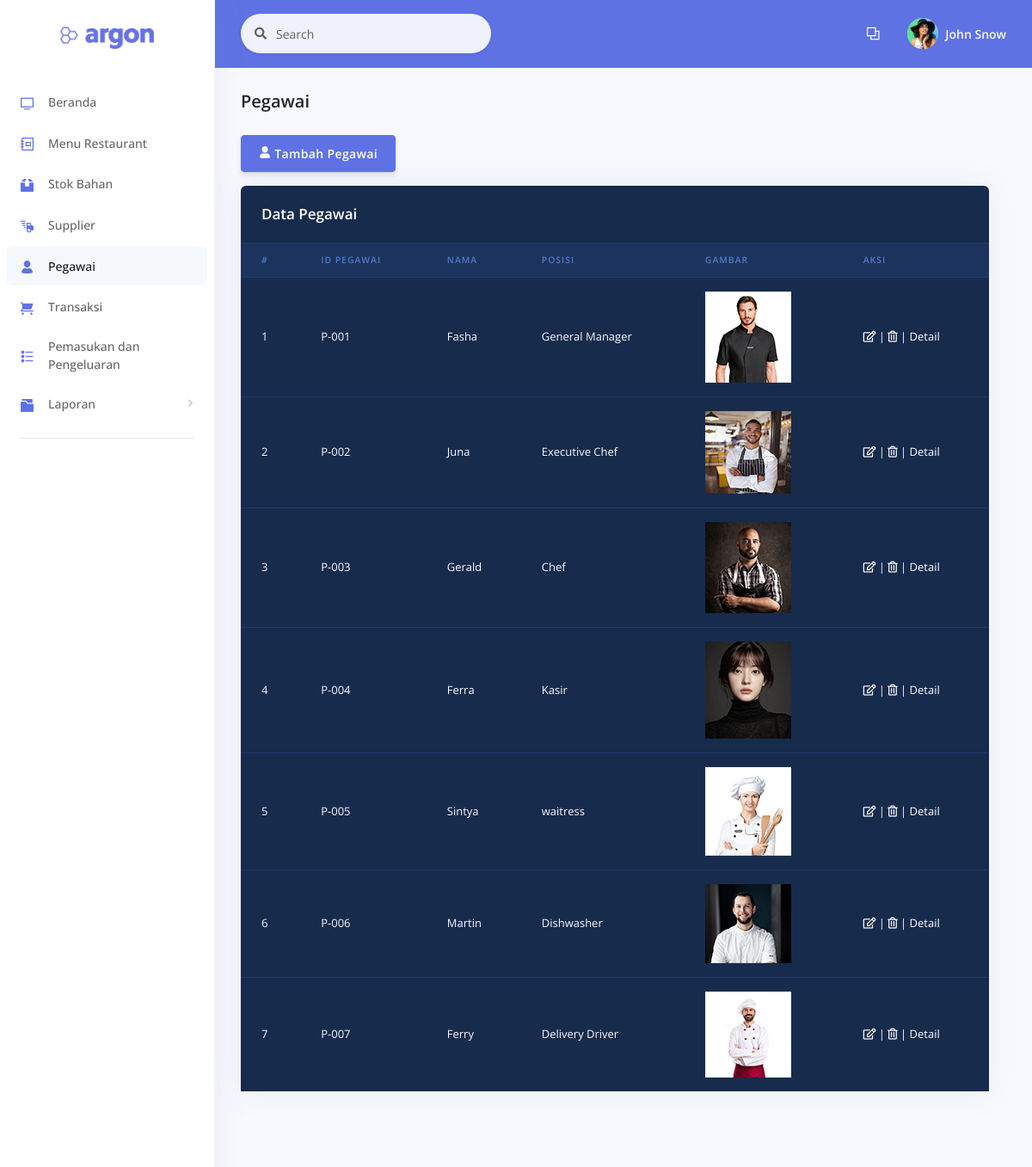
The app's page /examples/pegawai.php, older data.
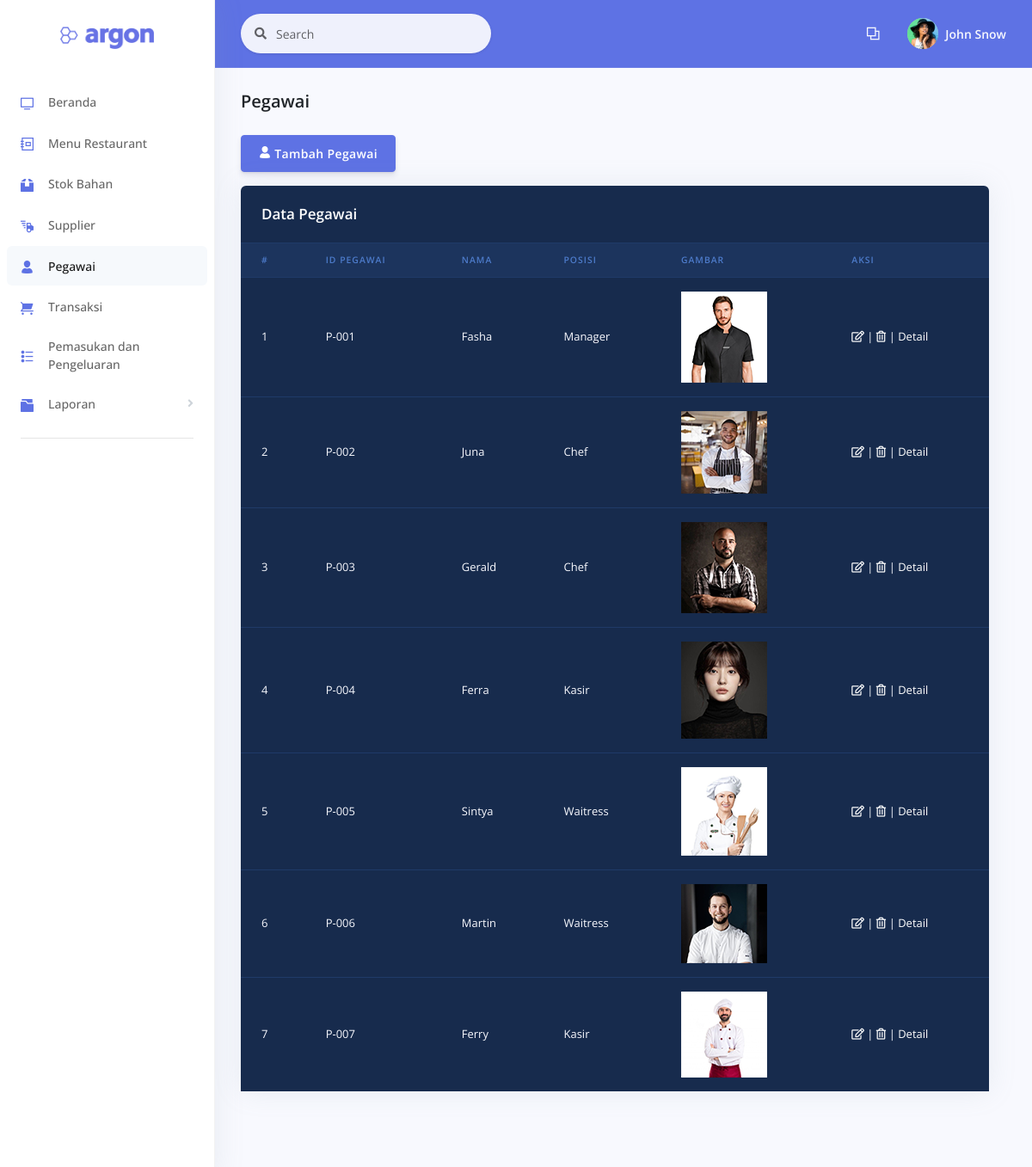
The same page, newer data.
### tables this page shows
CREATE TABLE `pegawai` (
  `id_pegawai` varchar(7) NOT NULL,
  `nama` varchar(50) NOT NULL,
  `posisi` varchar(50) NOT NULL,
  `alamat` varchar(100) NOT NULL,
  `tanggal_lahir` date NOT NULL,
  `no_telepon` varchar(13) NOT NULL,
  `gambar` varchar(100) NOT NULL
);

### examples/functions.php (called while the page is built)
<?php
function koneksi() {
	$conn = mysqli_connect("localhost", "root", "");
	mysqli_select_db($conn, "pw_restaurant");
	return $conn;
}
function query($sql) {
	$conn = koneksi();
	$result = mysqli_query($conn, "$sql");
	$rows = [];
	while ($row = mysqli_fetch_assoc($result)) {
		$rows[] = $row;
	}
	return $rows;
}
?>

### examples/pegawai.php (the view, shortened to what this page needs)
<?php
  require 'functions.php';
  $pegawai = query("SELECT * FROM pegawai");
?>
<!DOCTYPE html>
<html>
<head>
  <link rel="stylesheet" href="../assets/vendor/nucleo/css/nucleo.css" type="text/css">
  <link rel="stylesheet" href="../assets/vendor/@fortawesome/fontawesome-free/css/all.min.css" type="text/css">
  <link rel="stylesheet" href="../assets/css/argon.css?v=1.2.0" type="text/css">
  <link rel="stylesheet" href="../assets/css/style.css">
</head>
<body>
  <nav class="sidenav navbar navbar-vertical  fixed-left  navbar-expand-xs navbar-light bg-white" id="sidenav-main">
    <div class="scrollbar-inner">
      <div class="sidenav-header  align-items-center">
        <a class="navbar-brand" href="javascript:void(0)">
          <img src="../assets/img/brand/blue.png" class="navbar-brand-img" alt="...">
        </a>
      </div>
      <div class="navbar-inner">
        <div class="collapse navbar-collapse" id="sidenav-collapse-main">
          <ul class="navbar-nav">
            <li class="nav-item">
              <a class="nav-link" href="beranda.php">
                <i class="ni ni-tv-2 text-primary"></i>
                <span class="nav-link-text">Beranda</span>
              </a>
            </li>
            <li class="nav-item">
              <a class="nav-link" href="menu.php">
                <i class="ni ni-collection text-primary"></i>
                <span class="nav-link-text">Menu Restaurant</span>
              </a>
            </li>
            <li class="nav-item">
              <a class="nav-link" href="stok.php">
                <i class="ni ni-box-2 text-primary"></i>
                <span class="nav-link-text">Stok Bahan</span>
              </a>
            </li>
            <li class="nav-item">
              <a class="nav-link" href="supplier.php">
                <i class="ni ni-delivery-fast text-primary"></i>
                <span class="nav-link-text">Supplier</span>
              </a>
            </li>
            <li class="nav-item">
              <a class="nav-link active" href="pegawai.php">
                <i class="ni ni-single-02 text-primary"></i>
                <span class="nav-link-text">Pegawai</span>
              </a>
            </li>
            <li class="nav-item">
              <a class="nav-link" href="transaksi.php">
                <i class="ni ni-cart text-primary"></i>
                <span class="nav-link-text">Transaksi</span>
              </a>
            </li>
            <li class="nav-item">
              <a class="nav-link" href="pemasukan_pengeluaran.php">
                <i class="ni ni-bullet-list-67 text-primary"></i>
                <span class="nav-link-text">Pemasukan dan Pengeluaran</span>
              </a>
            </li>
            <li class="nav-item">
              <a class="nav-link" data-toggle="collapse" href="#tables">
                <i class="ni ni-folder-17 text-primary"></i>
                <span class="nav-link-text">Laporan</span>
              </a>
            </li>
          </ul>
          <hr class="my-3">
        </div>
      </div>
    </div>
  </nav>
  <div class="main-content" id="panel">
    <nav class="navbar navbar-top navbar-expand navbar-dark bg-primary border-bottom">
      <div class="container-fluid">
        <div class="collapse navbar-collapse" id="navbarSupportedContent">
          <form class="navbar-search navbar-search-light form-inline mr-sm-3" id="navbar-search-main">
            <div class="form-group mb-0">
              <div class="input-group input-group-alternative input-group-merge">
                <div class="input-group-prepend">
                  <span class="input-group-text"><i class="fas fa-search"></i></span>
                </div>
                <input class="form-control" placeholder="Search" type="text">
              </div>
            </div>
          </form>
          <ul class="navbar-nav align-items-center  ml-md-auto ">
            <li class="nav-item dropdown">
              <a class="nav-link" href="#" role="button" data-toggle="dropdown" aria-haspopup="true" aria-expanded="false">
                <i class="ni ni-ungroup"></i>
              </a>
            </li>
          </ul>
          <ul class="navbar-nav align-items-center  ml-auto ml-md-0 ">
            <li class="nav-item dropdown">
              <a class="nav-link pr-0" href="#" role="button" data-toggle="dropdown" aria-haspopup="true" aria-expanded="false">
                <div class="media align-items-center">
                  <span class="avatar avatar-sm rounded-circle">
                    <img alt="Image placeholder" src="../assets/img/theme/team-4.jpg">
                  </span>
                  <div class="media-body  ml-2  d-none d-lg-block">
                    <span class="mb-0 text-sm  font-weight-bold">John Snow</span>
                  </div>
                </div>
              </a>
            </li>
          </ul>
        </div>
      </div>
    </nav>
    <div class="header pb-6">
      <div class="container-fluid">
        <div class="header-body">
          <div class="row align-items-center py-4">
            <div class="col-lg-6 col-7">
              <h6 class="h2 text-dark d-inline-block mb-0">Pegawai</h6>
            </div>
          </div>
          <a href="tambahpegawai.php"><button type="submit" class="btn btn-primary mb-3"><i class="ni ni-single-02"></i> Tambah Pegawai</button></a>
            <div class="row tabel-gelap">
              <div class="col">
                <div class="card bg-default shadow">
                  <div class="card-header bg-transparent border-0">
                    <h3 class="text-white mb-0">Data Pegawai</h3>
                  </div>
                  <div class="table-responsive">
                    <table class="table align-items-center table-dark table-flush">
                      <thead class="thead-dark">
                        <tr>
                          <th scope="col" class="sort" data-sort="name">#</th>
                          <th scope="col" class="sort" data-sort="budget">ID Pegawai</th>
                          <th scope="col" class="sort" data-sort="status">Nama</th>
                          <th scope="col" class="sort" data-sort="status">Posisi</th>
                          <th scope="col" class="sort" data-sort="status">Gambar</th>
                          <th scope="col" class="sort" data-sort="status">Aksi</th>
                        </tr>
                      </thead>
                      <tbody class="list">
                      <?php $i = 1; ?>
                      <?php foreach ($pegawai as $p) { ?>
                          <tr>
                            <td><?php echo $i++; ?></td>
                            <td><?php echo $p['id_pegawai']; ?></td>
                            <td><?php echo $p['nama']; ?></td>
                            <td><?php echo $p['posisi']; ?></td>
                            <td><img src="../assets/img/pegawai/<?php echo $p['gambar']; ?>" alt=""></td>
                            <td>
                            <a href=""><i class="far fa-edit text-white"></i></a> |
                            <a href=""><i class="far fa-trash-alt text-white"></i></a> |
                            <a href="detailpegawai.php?id_pegawai=<?php echo $p['id_pegawai']; ?>" class="text-white">Detail</a>
                            </td>
                          </tr>
                        <?php } ?>
                      </tbody>
                    </table>
                  </div>
                </div>
              </div>
            </div>
        </div>
      </div>
    </div>
    <div class="container-fluid mt--6">
      <footer class="footer pt-0">
      </footer>
    </div>
  </div>
</body>
</html>

### assets/css/style.css (style rules this page uses)
.tabel-gelap { width: 900px; }

Row changes from the older to the newer data that the page shows:
changed pegawai "Fasha": posisi "General Manager" → "Manager"
changed pegawai "Juna": posisi "Executive Chef" → "Chef"
changed pegawai "Sintya": posisi "waitress" → "Waitress"
changed pegawai "Martin": posisi "Dishwasher" → "Waitress"
changed pegawai "Ferry": posisi "Delivery Driver" → "Kasir"
